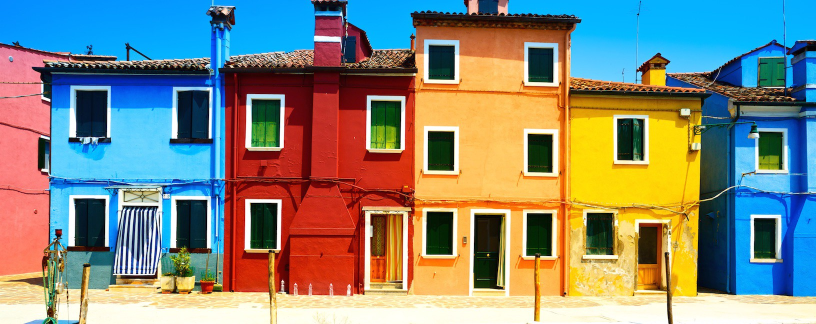
#> input picture IoT & Computer Vision task_1/pic1.jpeg, 1632 x 648 px (shown at 1/2 size)
$ jupyter execute Color_Identification.ipynb
#> lines starting #> are read from the running program, lines starting #| are printed output that depends on the picture
[cell 1]
#!pip3 install opencv-python

[cell 2]
import pandas as pd
import cv2

index=['color','color-name',hex,'R','G','B']
df=pd.read_csv('colors.csv',names=index,header=None)
#> (reads IoT & Computer Vision task_1/colors.csv from the repository)
img=cv2.imread('pic1.jpeg')
#> img is the input picture: shape (648, 1632, 3); mean B, G, R 125, 135.9, 131.9
img=cv2.resize(img,(500,500))
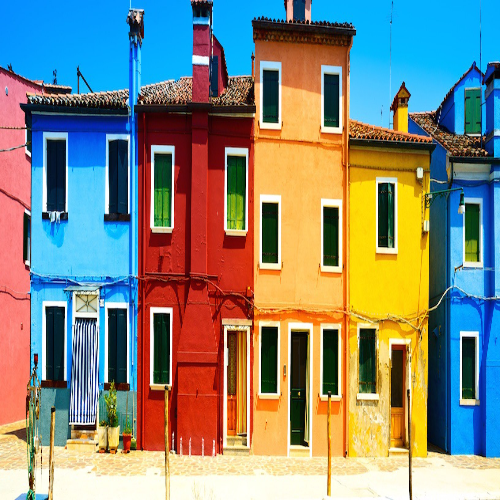
#> img: shape (500, 500, 3); mean B, G, R 124.9, 135.8, 131.8


click=False
r=g=b=xpos=ypos=0

def color_name(R,G,B):
    minimum=1000
    for i in range(len(df)):
        d=abs(R-int(df.loc[i,'R']))+abs(G-int(df.loc[i,'G']))+abs(B-int(df.loc[i,'B']))
        if d<=minimum:
            minimum=d
            cname=df.loc[i,'color-name']

    return cname

def draw(event,x,y,flags,params):
    if event == cv2.EVENT_LBUTTONDBLCLK:
        global r,g,b,xpos,ypos,click
        click=True
        xpos=x
        ypos=y
        b,g,r=img[y,x]
        b=int(b)
        g=int(g)
        r=int(r)


cv2.namedWindow('image')
cv2.setMouseCallback('image', draw)

while True:
	cv2.imshow('image', img)
	if click:
		#cv2.rectangle(image, startpoint, endpoint, color, thickness)-1 fills entire rectangle
		cv2.rectangle(img, (20,20), (600,60), (b,g,r), -1)

		#Creating text string to display( Color name and RGB values )
		text = color_name(r,g,b) + ' R=' + str(r) + ' G=' + str(g) + ' B=' + str(b)
		#cv2.putText(img,text,start,font(0-7),fontScale,color,thickness,lineType )
		cv2.putText(img, text, (50,50), 2,0.8, (255,255,255),2,cv2.LINE_AA)

		#For very light colours we will display text in black colour
		if r+g+b >=600:
			cv2.putText(img, text, (50,50), 2,0.8, (0,0,0),2,cv2.LINE_AA)

	if cv2.waitKey(20) & 0xFF == 27:
#> (key Esc is pressed here)
		break

cv2.destroyAllWindows()
